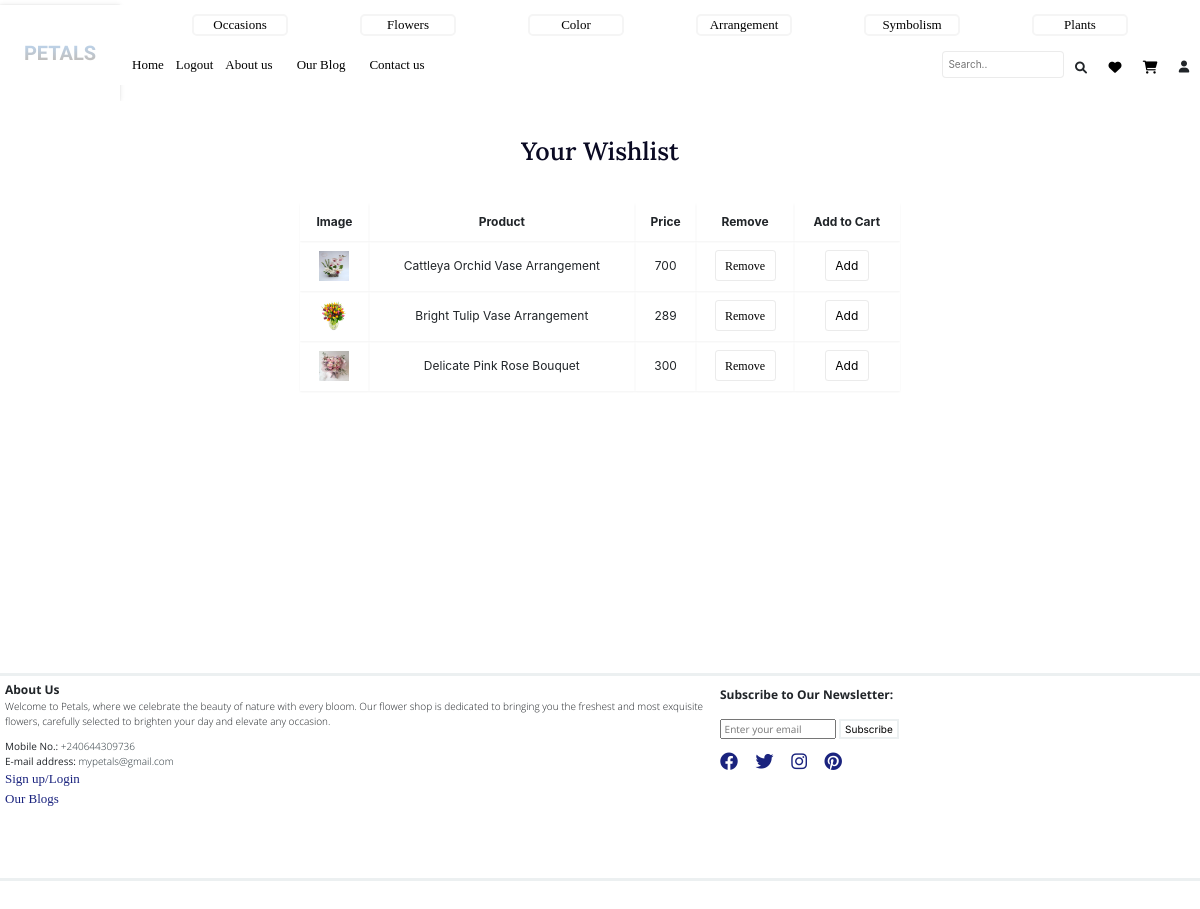
The app's page /wishlist (signed in) with its own data.
### app/models.py (models this page shows, shortened)
class Flower(db.Model):
    id = db.Column(db.Integer, primary_key=True)
    name = db.Column(db.String(100), nullable=False)
    price = db.Column(db.String(50), nullable=False)
    category = db.Column(db.Text, nullable=True)
    details = db.Column(db.Text, nullable=True)
    image_url = db.Column(db.String(200), nullable=True)
    stock = db.Column(db.Integer, nullable=False, default=10)
    ratings = db.relationship('Rating', backref='flower', lazy=True)

### app/routes.py (the view)
@app.route('/wishlist')
@login_required
def wishlist():
    wishlist_entries = Wishlist.query.filter_by(user_id=current_user.id).all()
    products = [entry.flower for entry in wishlist_entries]
    return render_template('wishlist.html', products=products)

### app/routes.py (called while the page is built)
@login_manager.user_loader
def load_user(user_id):
    return User.query.get(int(user_id))

### app/templates/wishlist.html (shortened to what this page needs)
{% extends 'base.html' %}
{% block main %}
<div class="cart">
  <p class="index-heading">Your Wishlist</p>
  <div class="cartt">
      <div class="cartitems">
          <table>
              <thead>
                  <tr>
                      <th>Image</th>
                      <th>Product</th>
                      <th>Price</th>
                      <th>Remove</th>
                      <th>Add to Cart</th>
                  </tr>
              </thead>
              <tbody>
                {% for product in products %}
                <tr>
                    <td><img src="{{ url_for('static', filename='uploads/' + product.image_url) }}" alt=""></td>
                    <td>{{ product.name }}</td>
                    <td class="price">{{ product.price }}</td>
                    <td>
                        <a href="{{ url_for('toggle_wishlist', flower_id=product.id) }}">
                            <button class="btn btn-danger">Remove</button>
                        </a>
                    </td>
                     <td>
    <form method="POST" action="{{ url_for('add_to_cart', product_id=product.id) }}">
        <button type="submit" class="btn btn-success">Add</button>
    </form>
</td>
                </tr>
                {% else %}
                <tr>
                    <td colspan="6">Your wishlist is empty.</td>
                </tr>
                {% endfor %}
                </tbody>
          </table>
      </div>
  </div>
</div>
{% endblock %}

### app/static/css/nav.css (style rules this page uses)
* { margin: 0; padding: 0; }
:root { font-size: 10px; }
.specific button { background-color: transparent; border: 1px transparent; font-size: 1.2rem; }
.specific a { text-decoration: none; font-size: 1.3rem; color: black; font-family: "EB Garamond", serif; font-optical-sizing: auto; font-weight: 200; font-style: normal; }

### app/static/css/main.css (style rules this page uses)
:root { font-size: 10px; }
body { margin: 0; padding: 0; display: flex; flex-direction: column; justify-content: center; align-items: center; background-color: white!important; }
.indexheading , .index-heading { font-family: Arial; font-size: 2.5rem; color:#0A0A23; font-family: "Lora", serif; font-optical-sizing: auto; font-weight:550; font-style: normal; margin-top: 4vh; margin-bottom: 4vh; text-align: center; }
.cart { min-height: 60vh; width: 100%; background-color: white; text-align: center; margin-bottom: 11vh; }
.cart table { width: 50%; font-size: 1.2rem; }
th, td { box-shadow: rgba(0, 0, 0, 0.05) 0px 1px 2px 0px; padding: 1rem; text-align: center; }
.cart button { background-color: white; color: black; box-shadow: rgba(0, 0, 0, 0.08) 0px 0px 0px 1px; border: 0.2rem solid white; }
.cartitems { width: 100%; height: auto; align-items: center; justify-content: center; display: flex; }
.cartt { display: flex; flex-direction: column; position: relative; justify-content: space-between; align-items: flex-start; flex-wrap: wrap; }
.cart img { height: 30px; width: 30px; }

### app/static/css/carousels.css (style rules this page uses)
.index-heading { height: auto; width: 100vw; }

### records on screen
Flower: image_url (picture), name "Cattleya Orchid Vase Arrangement", price "700"
Flower: image_url (picture), name "Bright Tulip Vase Arrangement", price "289"
Flower: image_url (picture), name "Delicate Pink Rose Bouquet", price "300"
